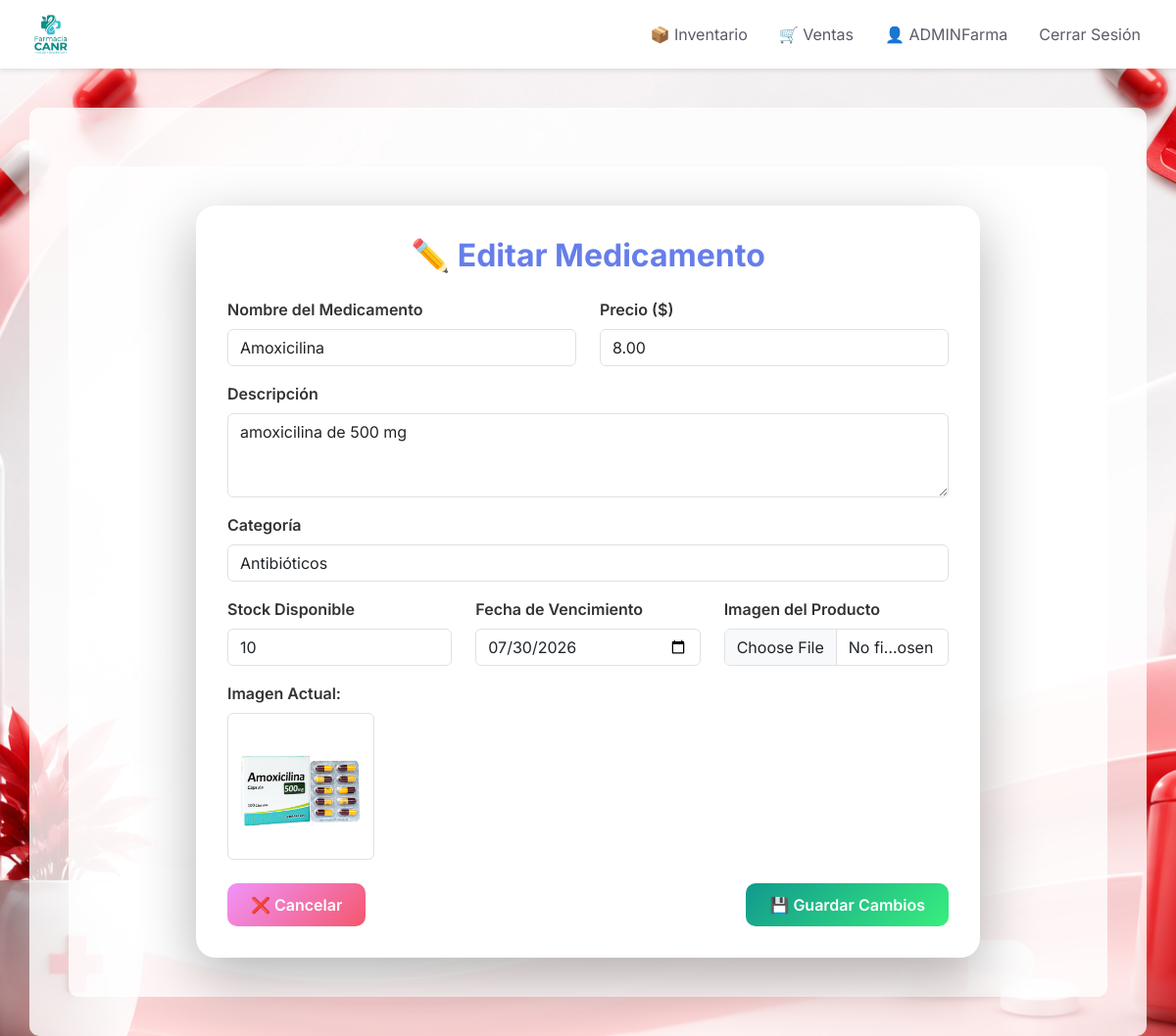
Screenshot of /inventario/editar/4/ (signed in) with the database file from the repository.
### inventario/models.py (models this page shows, shortened)
class Medicamento(models.Model):
    nombre = models.CharField(max_length=200)
    descripcion = models.TextField()
    precio = models.DecimalField(max_digits=10, decimal_places=2)
    stock = models.IntegerField(default=0)
    fecha_vencimiento = models.DateField()
    imagen = models.ImageField(upload_to='productos/', blank=True, null=True)
    categoria = models.ForeignKey(
        Categoria,
        on_delete=models.SET_NULL,
        null=True,
        blank=True,
        related_name='medicamentos'
    )
    fecha_registro = models.DateTimeField(auto_now_add=True)
    class Meta:
        verbose_name = 'Medicamento'
        verbose_name_plural = 'Medicamentos'
        ordering = ['-fecha_registro']

### inventario/views.py (the view)
# urls.py: path('editar/<int:pk>/', views.MedicamentoUpdateView.as_view(), name='editar_medicamento'),
class MedicamentoUpdateView(LoginRequiredMixin, UpdateView):
    model = Medicamento
    form_class = MedicamentoForm
    template_name = 'inventario/medicamento_form.html'
    success_url = reverse_lazy('inventario:lista_medicamentos')

### inventario/models.py (called while the page is built)
    def __str__(self):
        return self.nombre

### templates/inventario/medicamento_form.html (shortened to what this page needs)
{% extends 'base.html' %}
{% block content %}
<div class="container">
    <div class="row justify-content-center">
        <div class="col-12">
            <div class="form-container">
                <h2 class="form-title text-center">
                    {% if form.instance.pk %}
                        ✏️ Editar Medicamento
                    {% else %}
                        ➕ Agregar Nuevo Medicamento
                    {% endif %}
                </h2>
                <form method="post" enctype="multipart/form-data">
                    <div class="row">
                        <div class="col-md-6 mb-3">
                            <label for="{{ form.nombre.id_for_label }}" class="form-label">{{ form.nombre.label }}</label>
                            {{ form.nombre }}
                        </div>
                        <div class="col-md-6 mb-3">
                            <label for="{{ form.precio.id_for_label }}" class="form-label">{{ form.precio.label }}</label>
                            {{ form.precio }}
                        </div>
                    </div>
                    <div class="mb-3">
                        <label for="{{ form.descripcion.id_for_label }}" class="form-label">{{ form.descripcion.label }}</label>
                        {{ form.descripcion }}
                    </div>
                    <div class="mb-3">
                        <label for="{{ form.categoria.id_for_label }}" class="form-label">{{ form.categoria.label }}</label>
                        {{ form.categoria }}
                    </div>
                    <div class="row">
                        <div class="col-md-4 mb-3">
                            <label for="{{ form.stock.id_for_label }}" class="form-label">{{ form.stock.label }}</label>
                            {{ form.stock }}
                        </div>
                        <div class="col-md-4 mb-3">
                            <label for="{{ form.fecha_vencimiento.id_for_label }}" class="form-label">{{ form.fecha_vencimiento.label }}</label>
                            {{ form.fecha_vencimiento }}
                        </div>
                        <div class="col-md-4 mb-3">
                            <label for="{{ form.imagen.id_for_label }}" class="form-label">{{ form.imagen.label }}</label>
                            {{ form.imagen }}
                        </div>
                    </div>
                    {% if form.instance.pk and form.instance.imagen %}
                    <div class="mb-3">
                        <label class="form-label">Imagen Actual:</label>
                        <div>
                            <img src="{{ form.instance.imagen.url }}" alt="{{ form.instance.nombre }}" class="img-thumbnail" style="max-width: 150px; max-height: 150px;">
                        </div>
                    </div>
                    {% endif %}
                    <div class="d-flex justify-content-between mt-4">
                        <a href="{% url 'inventario:lista_medicamentos' %}" class="btn btn-custom btn-cancel">
                            ❌ Cancelar
                        </a>
                        <button type="submit" class="btn btn-custom btn-save">
                            💾 {% if form.instance.pk %}Guardar Cambios{% else %}Agregar Medicamento{% endif %}
                        </button>
                    </div>
                </form>
            </div>
        </div>
    </div>
</div>
{% endblock %}

### templates/base.html (shortened to what this page needs)
{% load static %}
<!DOCTYPE html>
<html lang="es">
<head>
    <link href="https://cdn.jsdelivr.net/npm/bootstrap@5.3.2/dist/css/bootstrap.min.css" rel="stylesheet">
    <link rel="stylesheet" href="{% static 'css/styles.css' %}">
</head>
<body>
    <nav class="navbar navbar-expand-lg navbar-custom fixed-top">
        <a class="navbar-brand" href="{% url 'core:home' %}">
            <img src="{% static 'images/logo.png' %}" alt="Farmacia_CANR Logo">
        </a>
        <div class="collapse navbar-collapse" id="navbarNav">
            <ul class="navbar-nav ms-auto">
                {% if user.is_authenticated %}
                    <li class="nav-item">
                        <a class="nav-link" href="{% url 'inventario:lista_medicamentos' %}">
                            📦 Inventario
                        </a>
                    </li>
                    <li class="nav-item">
                        <a class="nav-link" href="{% url 'ventas:index' %}">
                            🛒 Ventas
                        </a>
                    </li>
                    <li class="nav-item">
                        <span class="nav-link">
                            👤 {{ user.username }}
                        </span>
                    </li>
                    <li class="nav-item">
                        <form method="post" action="{% url 'cuentas:logout' %}" style="display:inline;">
                            <button type="submit" class="nav-link btn btn-link" style="text-decoration: none; color: inherit;">Cerrar Sesión</button>
                        </form>
                    </li>
                {% endif %}
            </ul>
        </div>
    </nav>
    <div class="container">
        {% block content %}{% endblock %}
    </div>
</body>
</html>

### static/css/styles.css (style rules this page uses)
:root { --primary-color: #4e73df; --secondary-color: #f8f9fc; --success-color: #1cc88a; --danger-color: #e74a3b; --text-color: #5a5c69; }
body { background-image: url('../images/fondo.png') !important; background-size: cover !important; background-position: center !important; background-attachment: fixed !important; background-repeat: no-repeat !important; min-height: 100vh; margin: 0; font-family: 'Inter', sans-serif !important; padding-top: 90px !important; color: var(--text-color) !important; }
.container { margin-top: 20px !important; padding: 40px !important; background: rgba(255, 255, 255, 0.8) !important; border-radius: 10px !important; }
.navbar { height: 70px !important; padding: 0 20px !important; display: flex !important; align-items: center !important; background-color: white !important; box-shadow: 0 2px 5px rgba(0,0,0,0.1) !important; }
.navbar-brand img { height: 60px !important; width: auto !important; object-fit: contain !important; }
.navbar-brand { padding: 0.5rem 0 !important; }
.nav-link { color: var(--text-color) !important; padding: 0.5rem 1rem !important; }

### templates/inventario/medicamento_form.html (style rules this page uses)
.form-container { background: white; border-radius: 20px; box-shadow: 0 20px 60px rgba(0, 0, 0, 0.3); padding: 2rem; max-width: 800px; margin: 0 auto; }
.form-title { color: #667eea; font-weight: 700; margin-bottom: 1.5rem; }
.btn-custom { padding: 0.6rem 1.5rem; border-radius: 10px; font-weight: 600; transition: all 0.3s ease; }
.btn-save { background: linear-gradient(135deg, #11998e 0%, #38ef7d 100%); border: none; color: white; }
.btn-cancel { background: linear-gradient(135deg, #f093fb 0%, #f5576c 100%); border: none; color: white; }
.form-label { font-weight: 600; color: #333; }

### rows the page displays
Medicamento: nombre "Amoxicilina", precio "8.00", descripcion "amoxicilina de 500 mg", categoria "Antibióticos", stock "10", fecha_vencimiento "07/30/2026", instance.imagen (picture)

### other values shown
{{ user.username }} "ADMINFarma"
